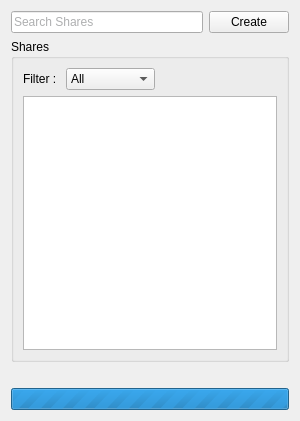
<?xml version="1.0" encoding="UTF-8"?>
<ui version="4.0">
 <class>SharesPage</class>
 <widget class="QWidget" name="SharesPage">
  <property name="geometry">
   <rect>
    <x>0</x>
    <y>0</y>
    <width>300</width>
    <height>421</height>
   </rect>
  </property>
  <property name="windowTitle">
   <string>Form</string>
  </property>
  <layout class="QVBoxLayout" name="verticalLayout_2">
   <item>
    <layout class="QHBoxLayout" name="horizontalLayout">
     <item>
      <widget class="QLineEdit" name="shareNameLineEdit">
       <property name="palette">
        <palette>
         <active>
          <colorrole role="Text">
           <brush brushstyle="SolidPattern">
            <color alpha="255">
             <red>174</red>
             <green>175</green>
             <blue>176</blue>
            </color>
           </brush>
          </colorrole>
         </active>
         <inactive>
          <colorrole role="Text">
           <brush brushstyle="SolidPattern">
            <color alpha="255">
             <red>174</red>
             <green>175</green>
             <blue>176</blue>
            </color>
           </brush>
          </colorrole>
         </inactive>
         <disabled>
          <colorrole role="Text">
           <brush brushstyle="SolidPattern">
            <color alpha="255">
             <red>120</red>
             <green>120</green>
             <blue>120</blue>
            </color>
           </brush>
          </colorrole>
         </disabled>
        </palette>
       </property>
       <property name="text">
        <string>Search Shares</string>
       </property>
      </widget>
     </item>
     <item>
      <widget class="QPushButton" name="create">
       <property name="toolTip">
        <string>Click here to create your public username</string>
       </property>
       <property name="text">
        <string>Create</string>
       </property>
      </widget>
     </item>
    </layout>
   </item>
   <item>
    <layout class="QHBoxLayout" name="horizontalLayout_2">
     <item>
      <widget class="QGroupBox" name="groupBox">
       <property name="focusPolicy">
        <enum>Qt::ClickFocus</enum>
       </property>
       <property name="title">
        <string>Shares</string>
       </property>
       <layout class="QVBoxLayout" name="verticalLayout">
        <item>
         <layout class="QHBoxLayout" name="horizontalLayout_3">
          <item>
           <widget class="QLabel" name="label">
            <property name="text">
             <string>Filter : </string>
            </property>
           </widget>
          </item>
          <item>
           <widget class="QComboBox" name="sharesFilter">
            <property name="sizePolicy">
             <sizepolicy hsizetype="Fixed" vsizetype="Fixed">
              <horstretch>0</horstretch>
              <verstretch>0</verstretch>
             </sizepolicy>
            </property>
            <property name="layoutDirection">
             <enum>Qt::LeftToRight</enum>
            </property>
            <property name="maxVisibleItems">
             <number>18</number>
            </property>
            <item>
             <property name="text">
              <string>All</string>
             </property>
            </item>
            <item>
             <property name="text">
              <string>Read-Only</string>
             </property>
            </item>
            <item>
             <property name="text">
              <string>Admin</string>
             </property>
            </item>
           </widget>
          </item>
          <item>
           <spacer name="horizontalSpacer">
            <property name="orientation">
             <enum>Qt::Horizontal</enum>
            </property>
            <property name="sizeHint" stdset="0">
             <size>
              <width>40</width>
              <height>20</height>
             </size>
            </property>
           </spacer>
          </item>
         </layout>
        </item>
        <item>
         <widget class="QListWidget" name="listWidget">
          <property name="sizePolicy">
           <sizepolicy hsizetype="Minimum" vsizetype="Expanding">
            <horstretch>0</horstretch>
            <verstretch>0</verstretch>
           </sizepolicy>
          </property>
          <property name="minimumSize">
           <size>
            <width>100</width>
            <height>0</height>
           </size>
          </property>
         </widget>
        </item>
       </layout>
      </widget>
     </item>
    </layout>
   </item>
   <item>
    <widget class="QLabel" name="labelCreate">
     <property name="text">
      <string/>
     </property>
    </widget>
   </item>
   <item>
    <widget class="QProgressBar" name="progressBarCreate">
     <property name="maximum">
      <number>0</number>
     </property>
     <property name="value">
      <number>-1</number>
     </property>
     <property name="textVisible">
      <bool>false</bool>
     </property>
    </widget>
   </item>
  </layout>
 </widget>
 <resources/>
 <connections/>
</ui>
